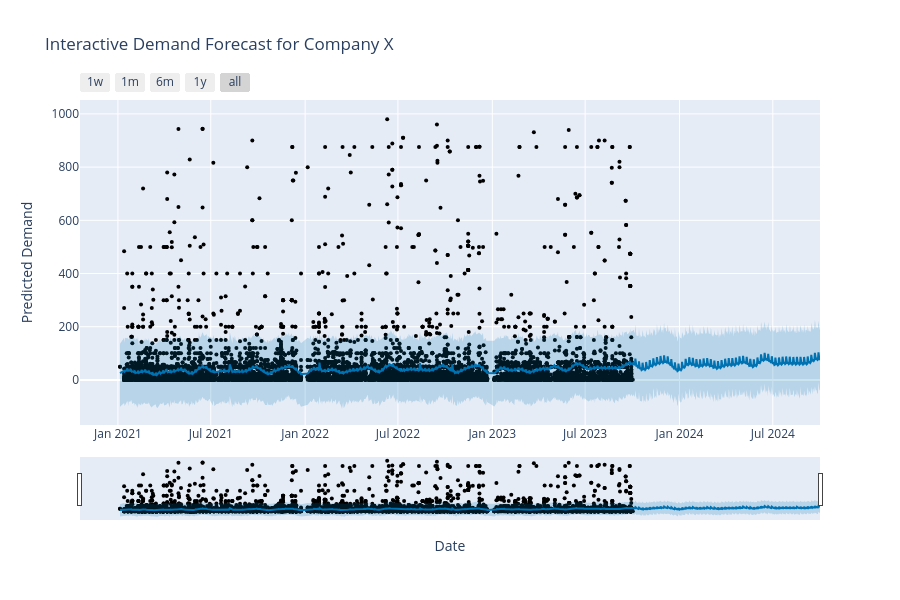

Source (notebook cell):
### Markdown cell above
**Plotting Predictions**

### Code cell
from prophet.plot import plot_plotly

fig = plot_plotly(model_1, predictions)
fig.update_layout(
    title="Interactive Demand Forecast for Company X",
    xaxis_title="Date",
    yaxis_title="Predicted Demand",
)
fig.show()

### Figure 1 — Plotly figure (JSON) as saved in the notebook; plotly's stock layout.template omitted (floating-point values rounded to 4 significant figures; data arrays with more than 128 entries replaced by an {"elided": "..."} marker saying what was removed)
{"data": [{"marker": {"color": "black", "size": 4}, "mode": "markers", "name": "Actual", "type": "scatter", "x": {"elided": "11554 str values"}, "y": {"elided": "11554 int values"}}, {"hoverinfo": "skip", "line": {"width": 0}, "mode": "lines", "type": "scatter", "x": {"elided": "1024 str values"}, "y": {"elided": "1024 float values"}}, {"fill": "tonexty", "fillcolor": "rgba(0, 114, 178, 0.2)", "line": {"color": "#0072B2", "width": 2}, "mode": "lines", "name": "Predicted", "type": "scatter", "x": {"elided": "1024 str values"}, "y": {"elided": "1024 float values"}}, {"fill": "tonexty", "fillcolor": "rgba(0, 114, 178, 0.2)", "hoverinfo": "skip", "line": {"width": 0}, "mode": "lines", "type": "scatter", "x": {"elided": "1024 str values"}, "y": {"elided": "1024 float values"}}], "layout": {"height": 600, "showlegend": false, "title": {"text": "Interactive Demand Forecast for Company X"}, "width": 900, "xaxis": {"rangeselector": {"buttons": [{"count": 7, "label": "1w", "step": "day", "stepmode": "backward"}, {"count": 1, "label": "1m", "step": "month", "stepmode": "backward"}, {"count": 6, "label": "6m", "step": "month", "stepmode": "backward"}, {"count": 1, "label": "1y", "step": "year", "stepmode": "backward"}, {"step": "all"}]}, "rangeslider": {"visible": true}, "title": {"text": "Date"}, "type": "date"}, "yaxis": {"title": {"text": "Predicted Demand"}}}}
